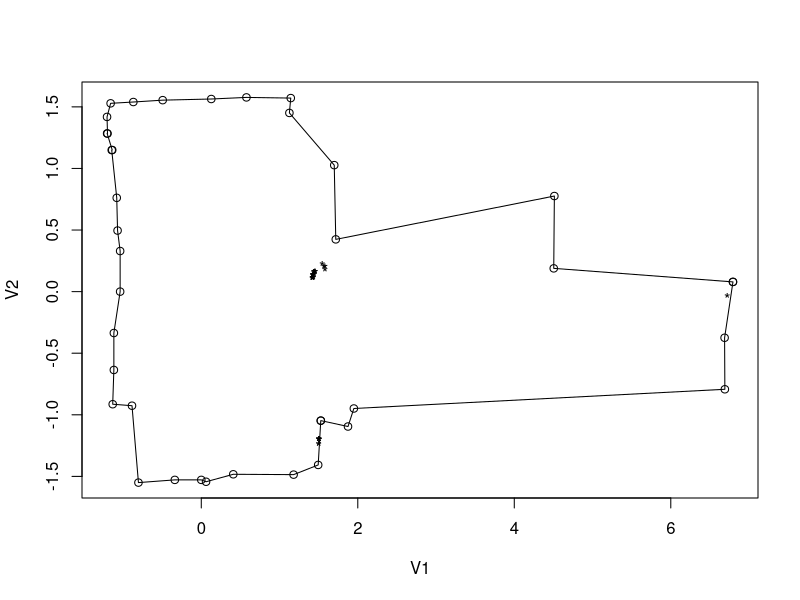

R code for this plot:

d = read.csv("mannenkatu2.csv", header=F)

plot(d)
lines(d)

#plot(d$V5, d$V6, asp=1)
#lines(d$V5, d$V6)

#points(1.0522000094796893,1.2955447271518423, pch="X")
#points(1.032556,1.26164, pch="*")
#points(1.211155,1.260732, pch="*")

#points(1.1773423201278104,0.45720242916684545, pch="+")

#points(1.188869, 0.110574, pch="%")
#points(1.182998, 0.705065, pch="%")

#points(read.csv("output.csv", header=F), pch="x")

q = read.csv("stream.csv", header=F)

points(tail(q, 30), pch="*")
